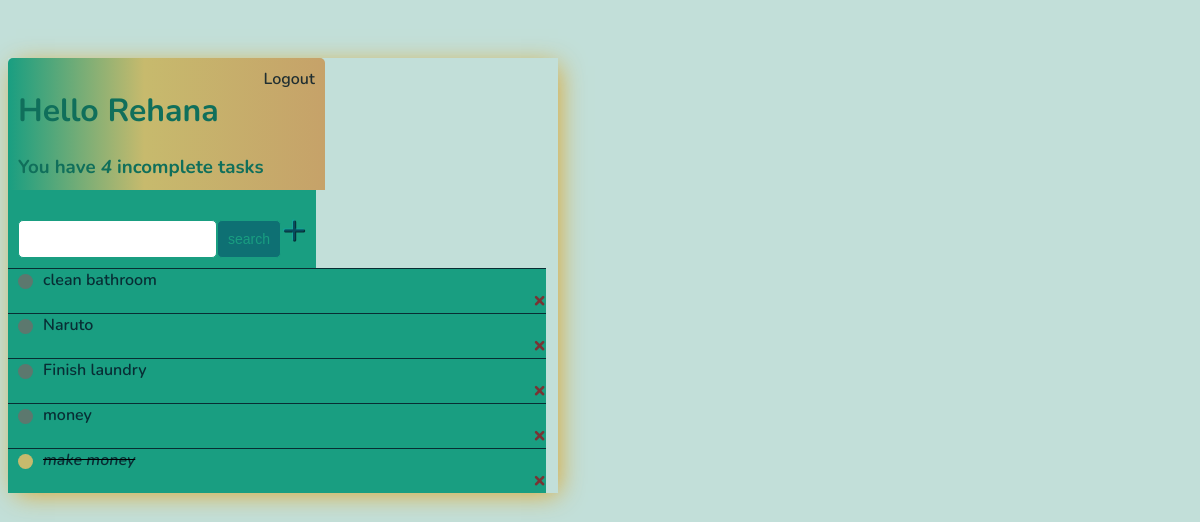
Screenshot of / (signed in) with the database file from the repository.
### base/models.py (models this page shows)
class Task(models.Model):
    user = models.ForeignKey(User, on_delete=models.CASCADE, null=True, blank=True) #cascade delete user and their info
    title = models.CharField(max_length=225)
    description = models.TextField(null=True, blank=True)
    complete = models.BooleanField(default=False)
    created = models.DateTimeField(auto_now_add=True) #automatically set the time
    def __str__(self):
        return self.title
    class Meta:
        ordering = ['complete'] #order whenever completed

### base/views.py (the view)
# urls.py: path('', TaskList.as_view(), name='tasks'),
class TaskList(LoginRequiredMixin, ListView):
    model = Task
    context_object_name = 'tasks' #change object_name to tasks within task list html
    def get_context_data(self, **kwargs):
        context = super().get_context_data(**kwargs)
        context['tasks'] =context['tasks'].filter(user=self.request.user)
        context['count'] =context['tasks'].filter(complete=False).count()
        search_input = self.request.GET.get('search-area') or ''
        if search_input:
            context['tasks'] = context['tasks'].filter(title__startswith=search_input) #icontatins -> filter the search by any word that contains whatever is typed in
        context['search_input'] = search_input
        return context

### base/templates/base/task_list.html
{% extends 'base/main.html' %}
{% block content %}
<div class="header-bar">
    <div>
        <h1>Hello {{request.user|title}}</h1>
        <h3 style="margin:0"> You have <i>{{count}}</i> incomplete task{{ count|pluralize:"s" }}</h3>
    </div>
    {% if request.user.is_authenticated %}
    <a href="{% url 'logout' %}">Logout</a>
    {% else %}
    <a href="{% url 'login' %}",>Login</a>
    {% endif %}
</div>
<div id="search-add-wrapper">
    <form method="GET" style="margin-top: 20px;display: flex;">
        <input type="text" name="search-area" value="{{search_input}}">
        <input class="button" type="submit" value='search'>
    </form>
    <a id="add-link" href="{% url 'task-create' %}">&#x2b;</a>
</div>
<div class="task-items-wrapper">
    {% for task in tasks %}
        <div class="task-wrapper">
            {% if task.complete %}
            <div class="task-title">
                <div class="task-complete-icon"></div>
                <i><s><a href="{% url 'task-update' task.id %}">{{task}}</a></s></i>
            </div>
            <a class="delete-link" href="{% url 'task-delete' task.id %}">&#215;</a>
            {% else %}
            <div class="task-title">
                <div class="task-incomplete-icon"></div>
                <a href="{% url 'task-update' task.id %}">{{task}}</a>
            </div>
            <a class="delete-link" href="{% url 'task-delete' task.id %}">&#215;</a>
            {% endif %}
    {% empty %}
    <h3> No items in list</h3>
    {% endfor %}
</div>
{% endblock content %}

### base/templates/base/main.html (style rules this page uses)
body { background-color: #c2dfd9; font-family: "Nunito", sans-serif; padding-top: 50px; max-width: 550px; max-height: 550px; place-content: center; }
h1, h2, h3, h4, h5, h6, { font-family: 'Raleway', sans-serif; }
a, p { color:rgba(6, 28, 40, 0.866) }
a { font-weight: 600; }
.header-bar { display: flex; justify-content: space-between; color:#106f5b; padding: 10px; border-radius: 5px 5px 0 0; background: linear-gradient(90deg, #199e81 0%, #c7ba6d 43%, #c6a269 100%); }
.header-bar a { color:rgba(6, 28, 40, 0.866); text-decoration: none; }
.task-wrapper { display: center; place-items: left; align-items: center; justify-content: space-between; background-color: #199e81; border-top: 1px solid rgba(6, 28, 40, 0.866); }
.task-title { display: flex; }
.task-title a { text-decoration: none; color:rgba(6, 28, 40, 0.866); margin-left: 10px; }
.task-complete-icon { height: 15px; width: 15px; background-color:#c7ba6d; border-radius: 50%; margin-left: 10px; margin-top: 5px; }
.task-incomplete-icon { margin-top: 5px; height: 15px; width: 15px; background-color:rgb(92, 120, 110); border-radius: 50%; margin-left: 10px; }
.delete-link { text-decoration: none; font-weight: 900; color: rgb(120, 52, 52); font-size:22px; line-height: 0; margin-left: 525px; }
#search-add-wrapper { display: flex; justify-content: space-between; align-items: center; padding: 10px; background-color: #199e81; }
#add-link { color:rgba(7, 195, 247, 0.21); text-decoration: none; font-size: 42px; text-shadow: 1px 1px rgba(6, 28, 40, 0.866); }
input[type=text], input[type=password], textarea { border: 1px solid #199e81; border-radius: 5px; padding: 10px; width: 90%; }
.button { border: 1px solid #199e81; background-color:rgba(11, 97, 111, 0.749); color:#199e81; padding: 10px; font-size: 14px; border-radius: 5px; cursor: pointer; text-decoration: none; }

### rows the page displays
Task: title "clean bathroom"
Task: title "Naruto"
Task: title "Finish laundry"
Task: title "money"
Task: title "make money"

### other values shown
{{ request.user|title }} "Rehana"
{{ count }} "4"
